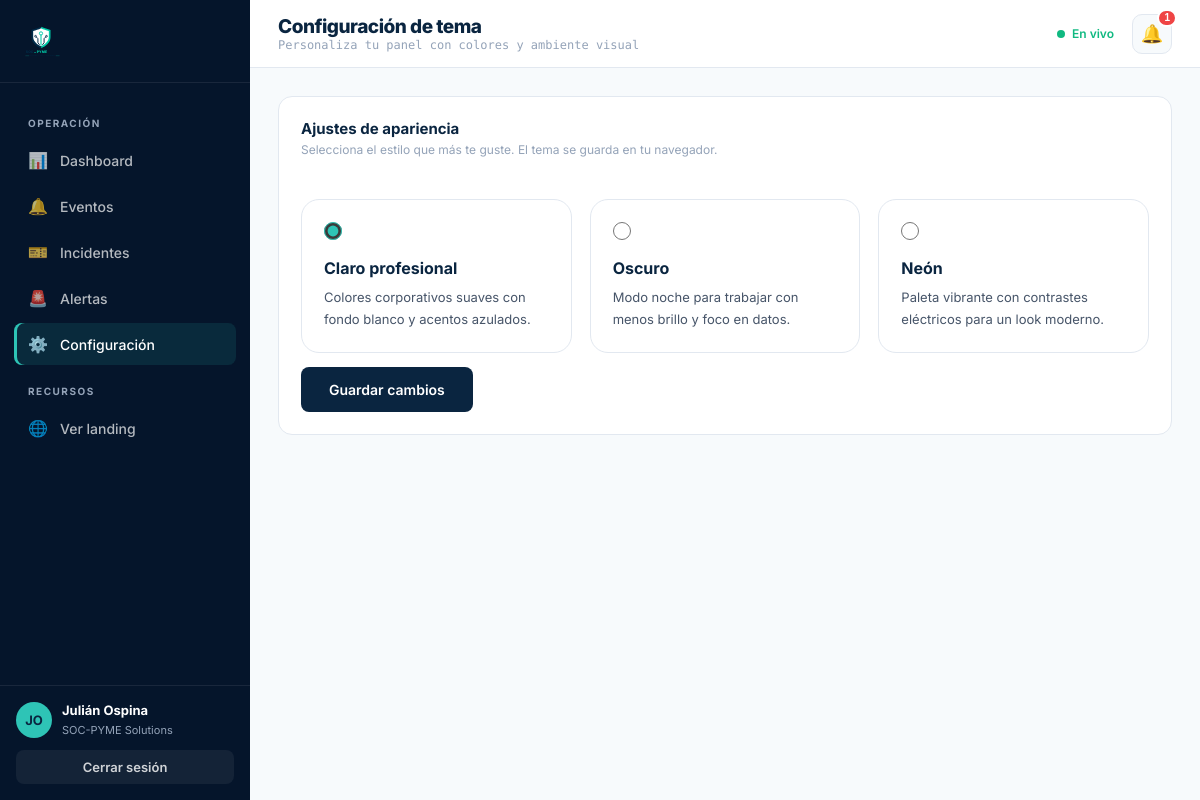
The app's page /configuracion (signed in) with its own data.
### models.py (models this page shows, shortened)
class User(UserMixin, db.Model):
    __tablename__ = "users"
    id = db.Column(db.Integer, primary_key=True)
    name = db.Column(db.String(120), nullable=False)
    company = db.Column(db.String(120), nullable=False)
    email = db.Column(db.String(160), unique=True, nullable=False, index=True)
    password_hash = db.Column(db.String(255), nullable=False)
    theme = db.Column(db.String(32), nullable=False, default="default")
    created_at = db.Column(db.DateTime, default=utcnow, nullable=False)
    incidents = db.relationship("Incident", back_populates="assignee", lazy="dynamic")
    notifications = db.relationship(
        "Notification", back_populates="user", lazy="dynamic",
        cascade="all, delete-orphan",
    )
    @property
    def initials(self):
        parts = self.name.split()
        if len(parts) >= 2:
            return (parts[0][0] + parts[1][0]).upper()
        return self.name[:2].upper()

### routes/dashboard.py (the view, shortened to what this page needs)
@dashboard_bp.route("/configuracion")
@login_required
def settings():
    return render_template("dashboard/settings.html", active_page="settings")

### app.py (called while the page is built)
def _register_context(app):
    @app.context_processor
    def inject_globals():
        from models import Notification
        unread = 0
        recent_notifs = []
        if current_user.is_authenticated:
            unread = Notification.query.filter_by(read=False).count()
            recent_notifs = (
                Notification.query.filter_by(read=False)
                .order_by(Notification.created_at.desc())
                .limit(8)
                .all()
            )
        return {
            "unread_notifications": unread,
            "recent_notifications": recent_notifs,
        }

### models.py (called while the page is built)
@login_manager.user_loader
def load_user(user_id):
    return db.session.get(User, int(user_id))

### templates/dashboard/settings.html (shortened to what this page needs)
{% extends "base_app.html" %}
{% set active_page = 'settings' %}
{% block page_title %}Configuración de tema{% endblock %}
{% block page_sub %}Personaliza tu panel con colores y ambiente visual{% endblock %}
{% block content %}
<div class="panel">
  <div class="page-head">
    <div>
      <div class="panel-title">Ajustes de apariencia</div>
      <div class="panel-desc">Selecciona el estilo que más te guste. El tema se guarda en tu navegador.</div>
    </div>
  </div>
  <form id="theme-form" class="theme-settings" method="post" action="{{ url_for('dashboard.settings') }}">
    <div class="theme-card">
      <label>
        <input type="radio" name="theme" value="default" {% if current_user.is_authenticated and current_user.theme == 'default' %}checked{% endif %}>
        <div>
          <strong>Claro profesional</strong>
          <p>Colores corporativos suaves con fondo blanco y acentos azulados.</p>
        </div>
      </label>
    </div>
    <div class="theme-card">
      <label>
        <input type="radio" name="theme" value="dark" {% if current_user.is_authenticated and current_user.theme == 'dark' %}checked{% endif %}>
        <div>
          <strong>Oscuro</strong>
          <p>Modo noche para trabajar con menos brillo y foco en datos.</p>
        </div>
      </label>
    </div>
    <div class="theme-card">
      <label>
        <input type="radio" name="theme" value="neon" {% if current_user.is_authenticated and current_user.theme == 'neon' %}checked{% endif %}>
        <div>
          <strong>Neón</strong>
          <p>Paleta vibrante con contrastes eléctricos para un look moderno.</p>
        </div>
      </label>
    </div>
  </form>
  <p style="margin-top:14px;"><button form="theme-form" class="btn-fill">Guardar cambios</button></p>
</div>
{% endblock %}

### templates/base_app.html (shortened to what this page needs)
<!DOCTYPE html>
<html lang="es">
<head>
  <link rel="stylesheet" href="{{ url_for('static', filename='css/main.css') }}">
  <link rel="stylesheet" href="{{ url_for('static', filename='css/dashboard.css') }}">
</head>
<body class="app">
  <div class="app-shell">
    <aside class="sidebar" id="sidebar">
      <a class="sidebar-brand logo" href="{{ url_for('dashboard.index') }}">
        {% include '_logo.html' %}
      </a>
      <nav class="sidebar-nav">
        <div class="sidebar-section">Operación</div>
        <a href="{{ url_for('dashboard.index') }}" class="{% if active_page == 'dashboard' %}active{% endif %}">
          <span class="ic">📊</span> Dashboard
        </a>
        <a href="{{ url_for('events.list_events') }}" class="{% if active_page == 'events' %}active{% endif %}">
          <span class="ic">🔔</span> Eventos
        </a>
        <a href="{{ url_for('incidents.list_incidents') }}" class="{% if active_page == 'incidents' %}active{% endif %}">
          <span class="ic">🎫</span> Incidentes
        </a>
        <a href="{{ url_for('alerts.list_rules') }}" class="{% if active_page == 'alerts' %}active{% endif %}">
          <span class="ic">🚨</span> Alertas
        </a>
        <a href="{{ url_for('dashboard.settings') }}" class="{% if active_page == 'settings' %}active{% endif %}">
          <span class="ic">⚙️</span> Configuración
        </a>
        <div class="sidebar-section">Recursos</div>
        <a href="{{ url_for('main.index') }}"><span class="ic">🌐</span> Ver landing</a>
      </nav>
      <div class="sidebar-foot">
        <div class="sidebar-user">
          <div class="sidebar-avatar">{{ current_user.initials }}</div>
          <div class="sidebar-user-info">
            <strong>{{ current_user.name }}</strong>
            <span>{{ current_user.company }}</span>
          </div>
        </div>
        <a href="{{ url_for('auth.logout') }}" class="sidebar-logout">Cerrar sesión</a>
      </div>
    </aside>
    <div class="app-main">
      <header class="topbar">
        <div class="topbar-left">
          <div>
            <h1>{% block page_title %}Dashboard{% endblock %}</h1>
            <div class="topbar-sub">{% block page_sub %}SOC-PYME · Panel de operaciones{% endblock %}</div>
          </div>
        </div>
        <div class="topbar-right">
          <span class="live-dot">En vivo</span>
          <div class="bell-wrap">
            <button class="bell-btn" id="bell-btn" aria-label="Notificaciones">
              🔔
              <span class="bell-count {% if not unread_notifications %}hidden{% endif %}" id="bell-count">{{ unread_notifications }}</span>
            </button>
          </div>
        </div>
      </header>
      <main class="content">
        {% block content %}{% endblock %}
      </main>
    </div>
  </div>
</body>
</html>

### static/css/main.css (style rules this page uses)
:root { --navy: #0A2540; --navy-deep: #05152B; --blue: #0E6BA8; --cyan: #2EC4B6; --cyan-pale: #E8F9F8; --white: #FFFFFF; --off-white: #F7FAFC; --gray-100: #EDF2F7; --gray-200: #E2E8F0; --gray-400: #94A3B8; --gray-600: #475569; --gray-800: #1E293B; --red: #EF4444; --green: #10B981; --yellow: #F59E0B; }
* { margin: 0; padding: 0; box-sizing: border-box; }
html { scroll-behavior: smooth; }
body { background: var(--white); color: var(--gray-800); font-family: 'Inter', sans-serif; overflow-x: hidden; }
a { color: inherit; }
nav { position: fixed; top: 0; left: 0; right: 0; z-index: 100; display: flex; align-items: center; justify-content: space-between; padding: 0 6%; height: 70px; background: rgba(255, 255, 255, 0.95); backdrop-filter: blur(10px); border-bottom: 1px solid var(--gray-200); }
.logo { display: flex; align-items: center; gap: 10px; text-decoration: none; }
.btn-fill { background: var(--navy); color: var(--white); border: none; padding: 14px 28px; border-radius: 8px; font-family: 'Inter', sans-serif; font-size: 14px; font-weight: 600; cursor: pointer; transition: all 0.2s; display: inline-flex; align-items: center; gap: 8px; text-decoration: none; }

### records on screen
User: initials "JO", name "Julián Ospina", company "SOC-PYME Solutions", theme "☑ Claro profesional Colores cor", theme "☐ Oscuro Modo noche para trabaj", theme "☐ Neón Paleta vibrante con cont"

### other values on screen
{{ unread_notifications }} "1"
